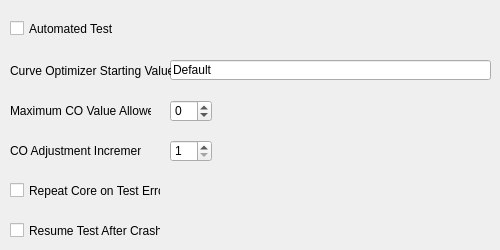
    <widget class="QWidget" name="tab_2">
     <attribute name="title">
      <string>Automated</string>
     </attribute>
     <widget class="QLineEdit" name="lineEdit_3">
      <property name="geometry">
       <rect>
        <x>170</x>
        <y>60</y>
        <width>321</width>
        <height>20</height>
       </rect>
      </property>
      <property name="text">
       <string>Default</string>
      </property>
     </widget>
     <widget class="QLabel" name="label_18">
      <property name="geometry">
       <rect>
        <x>10</x>
        <y>60</y>
        <width>161</width>
        <height>21</height>
       </rect>
      </property>
      <property name="text">
       <string>Curve Optimizer Starting Values</string>
      </property>
     </widget>
     <widget class="QLabel" name="label_19">
      <property name="geometry">
       <rect>
        <x>10</x>
        <y>100</y>
        <width>141</width>
        <height>21</height>
       </rect>
      </property>
      <property name="text">
       <string>Maximum CO Value Allowed</string>
      </property>
     </widget>
     <widget class="QLabel" name="label_20">
      <property name="geometry">
       <rect>
        <x>10</x>
        <y>140</y>
        <width>131</width>
        <height>21</height>
       </rect>
      </property>
      <property name="text">
       <string>CO Adjustment Increment</string>
      </property>
     </widget>
     <widget class="QCheckBox" name="checkBox_17">
      <property name="geometry">
       <rect>
        <x>10</x>
        <y>180</y>
        <width>151</width>
        <height>21</height>
       </rect>
      </property>
      <property name="text">
       <string>Repeat Core on Test Error</string>
      </property>
      <property name="checked">
       <bool>false</bool>
      </property>
     </widget>
     <widget class="QCheckBox" name="checkBox_18">
      <property name="geometry">
       <rect>
        <x>10</x>
        <y>220</y>
        <width>151</width>
        <height>21</height>
       </rect>
      </property>
      <property name="text">
       <string>Resume Test After Crash</string>
      </property>
      <property name="checked">
       <bool>false</bool>
      </property>
     </widget>
     <widget class="QCheckBox" name="checkBox_1">
      <property name="geometry">
       <rect>
        <x>10</x>
        <y>20</y>
        <width>232</width>
        <height>17</height>
       </rect>
      </property>
      <property name="text">
       <string>Automated Test</string>
      </property>
     </widget>
     <widget class="QSpinBox" name="spinBox_11">
      <property name="geometry">
       <rect>
        <x>170</x>
        <y>100</y>
        <width>42</width>
        <height>22</height>
       </rect>
      </property>
      <property name="minimum">
       <number>-150</number>
      </property>
      <property name="maximum">
       <number>150</number>
      </property>
     </widget>
     <widget class="QSpinBox" name="spinBox_10">
      <property name="geometry">
       <rect>
        <x>170</x>
        <y>140</y>
        <width>42</width>
        <height>22</height>
       </rect>
      </property>
      <property name="minimum">
       <number>1</number>
      </property>
      <property name="maximum">
       <number>150</number>
      </property>
     </widget>
    </widget>
